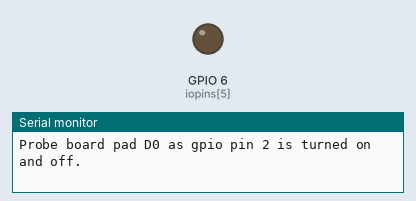
Recording of a sketch running on a simulated ESP32-C6. Parts: output pins drawn as LEDs (lit = HIGH), the last lines printed to the serial monitor.

Above: at 7.4 s.
At 39.1 s:
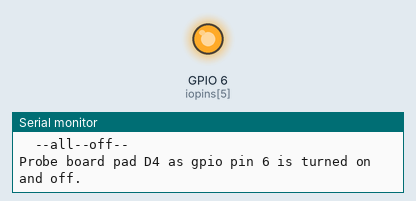
Timing chart, 0 to 40.0 s (numbered marks = the images above):
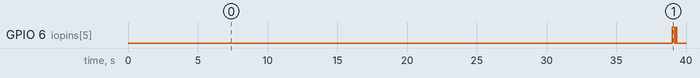

The sketch:

blink.ino
```cpp
// (licence header left out)
// SPDX-License-Identifier: 0BSD
```

main.cpp
```cpp
// (licence header left out)
#include <Arduino.h>

//////// User configuration //////
///
/// Time in milliseconds the LED is on during the heartbeat
#define ON_TIME  80
///
/// Time in millisecods the LED is off during the heartbeat
#define OFF_TIME 840
///
/// Time in milliseconds during which the current io pin is active
#define ACTIVE_PERIOD 6000
///
/// Time of inactivity in milliseconds between pins
#define INACTIVE_PERIOD 2000
///
///  Rate of USB to Serial chip if used on the development board.
///  This is ignored when the native USB peripheral of the
///  ESP SoC is used.
#define SERIAL_BAUD 115200
///
///  Time in milliseconds to wait after Serial.begin() in
///  the setup() function. If not defined, it will be set
///  to 5000 if running in the PlaformIO IDE to manually switch
///  to the serial monitor otherwise to 2000 if an native USB
///  peripheral is used or 1000 if a USB-serial adpater is used.
///*define SERIAL_BEGIN_DELAY 8000
///
//////////////////////////////////

#if !defined(ARDUINO_XIAO_ESP32C5)
  #error "This program is meant to run on the XIAO ESP32C5"
#endif

#if !defined(SERIAL_BEGIN_DELAY)
  #if defined(PLATFORMIO)
    #define SERIAL_BEGIN_DELAY 5000    // 5 seconds
  #elif (ARDUINO_USB_CDC_ON_BOOT > 0)
    #define SERIAL_BEGIN_DELAY 2000    // 2 seconds
  #else
    #define SERIAL_BEGIN_DELAY 1000    // 1 second
  #endif
#endif

// Checking XIAO ESP32C5 div board with USB connector at top, antenna connector at bottom.
// Probe each pad in anti-clockwise fashion starting at top left pad labeled D0 (on the underside)
const int padcount = 12;
const char *padlabels[padcount] = {"D0", "D1", "D2", "D3", "D4", "D5", "D6",  // left edge
                                   "D7", "D8", "D9", "D10", "User LED"};      // right edge
const int iopins[padcount] = {D0, D1, D2, D3, D4, D5, D6,        // GPIO  1, 0, 25,  7, 23, 24, 11, // left edge
                              D7, D8, D9, D10, LED_BUILTIN};     // GPIO 12, 8,  9, 10, 27          // right edge

// timing constants all in milliseconds
const int lightperiod  = ACTIVE_PERIOD;   // time during which the current io pin is active
const int blankperiod  = INACTIVE_PERIOD; // time during which no io pin is active

unsigned long beattime = 0;
int beatstate = 0;
int beatdelay = OFF_TIME;  // will alternate betwee ON_TIME and OFF_TIME
int ledOn = 1;

/* beatstate
  0 (even) = turn on  for short delay
  1  (odd) = turn off for short delay
  2 (even) = turn on  for short delay
  3  (odd) = turn off for long delay
*/

unsigned long activetimer = 0;  // used to time active period

// Select the current gpio pin based on the currentindex into the
// above array.

int currentindex = -1;  // initially, no gpio pin is active

void setindex(int i) {
  if ((i >= padcount) || (i < 0)) i = 0;
  if (currentindex == i) {
    Serial.printf("ERROR: I/O index %d unchanged; do nothing.\n", i);
    return;
  }
  if (currentindex >= 0) {
    // turn current gpio pin off
    digitalWrite(iopins[currentindex], LOW);
    pinMode(iopins[currentindex], INPUT);
    Serial.println("  --all--off--");
    delay(blankperiod);
  }
  currentindex = i;
  if (currentindex == padcount - 1) {
    Serial.printf("\nThe yellow user LED (gpio pin %d) is turned on and off.\n", iopins[currentindex]);
    ledOn = 0;
  } else {
    Serial.printf("\nProbe board pad %s as gpio pin %d is turned on and off.\n", padlabels[i], iopins[currentindex]);
    ledOn = 1;
  }
  beatstate = 0;
  beatdelay = ON_TIME;
  pinMode(iopins[currentindex], OUTPUT);
  digitalWrite(iopins[currentindex], ledOn);
  beattime = millis();
  activetimer = millis();
}

void heartbeat(void) {
  if (millis() - beattime > beatdelay) {
    // take care of turning LED on or off
    if ((beatstate & 1) == 1) // if beatstate odd turn LED off
       digitalWrite(iopins[currentindex], 1-ledOn);
    else                      // if beatstate even turn LED on
       digitalWrite(iopins[currentindex], ledOn);

    // take care of setting the on or off delay and
    // update the beat state
    if (beatstate >= 3) {
      beatdelay = OFF_TIME;
      beatstate = 0;
    } else {
      beatdelay = ON_TIME;
      beatstate++;
    }
    beattime = millis();
  }
}

//----------------------------------------------

void setup() {
  #if (ARDUINO_USB_CDC_ON_BOOT > 0)
  Serial.begin();
  delay(SERIAL_BEGIN_DELAY);
  #else
  Serial.begin(SERIAL_BAUD);
  delay(SERIAL_BEGIN_DELAY);
  Serial.println();
  #endif

  Serial.println("\n\nProject: blink all i/o pins");
  Serial.println("  Board: XIAO ESP32C5");

  Serial.println("\nCheck the digital write function of the GPIO pins of an XIAO ESP32C5.");
  Serial.println("Hold the board, component side up, with the USB connector towards the top.");
  Serial.println("Probe each pad in a anti-clockwise fashion starting with the top left pad labelled D0.");

  delay(2000); // time to read above message

  // start process
  setindex(0);
}

void loop() {
  if (millis() - activetimer > lightperiod) {
    setindex(currentindex+1);
  }
  heartbeat();
}
```

Measured:
- by itself, GPIO 6 (iopins[5]): LOW → HIGH at 39.0 s, → LOW 0.16 s later, → HIGH 0.08 s later, → LOW 0.08 s later
